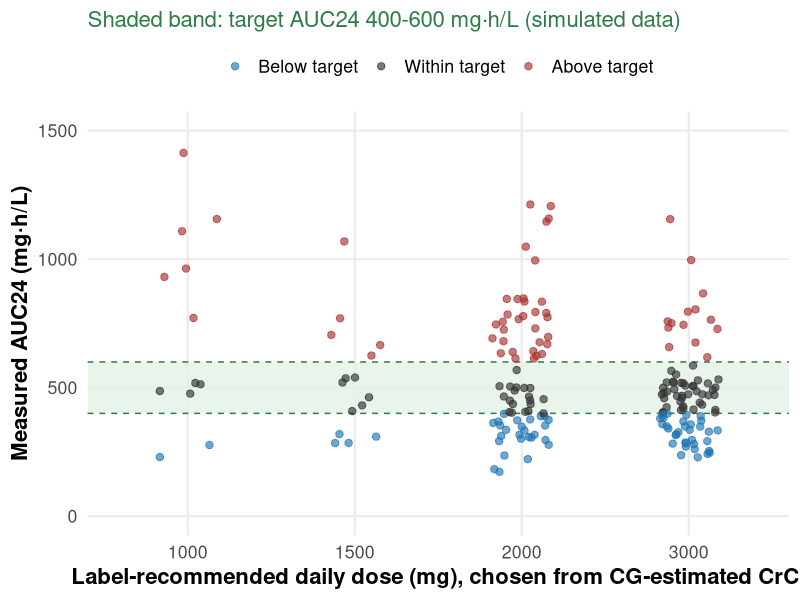

Generate this figure with R:
# =============================================================================
# Label-recommended dosing vs measured exposure in ICU patients (DALI-style)
# Simulated vancomycin: dose chosen from a label table on Cockcroft-Gault CrCl,
# exposure driven by true (measured) CrCl plus between-patient variability.
# Illustrative only - not real patient data.
# =============================================================================

suppressPackageStartupMessages({
  library(dplyr)
  library(ggplot2)
})

set.seed(2026)

n <- 200

# Same CrCl structure as 02_bland_altman_crcl.R
measured  <- pmax(5, rnorm(n, mean = 95, sd = 55))
estimated <- pmax(5, measured + (25 - 0.35 * measured) + rnorm(n, 0, 18))

# Label table: daily dose (mg) by CG-estimated CrCl
label_dose <- function(crcl) {
  case_when(
    crcl >= 90 ~ 3000,
    crcl >= 50 ~ 2000,
    crcl >= 30 ~ 1500,
    TRUE       ~ 1000
  )
}

target <- c(400, 600)  # AUC24 target band (mg*h/L)

df <- tibble(measured, estimated) |>
  mutate(
    dose = label_dose(estimated),
    # Vancomycin CL (L/h) from measured CrCl, log-normal residual variability
    cl   = (0.045 * measured + 0.6) * exp(rnorm(n, 0, 0.25)),
    auc  = dose / cl,
    status = case_when(
      auc < target[1] ~ "Below target",
      auc > target[2] ~ "Above target",
      TRUE            ~ "Within target"
    ),
    status = factor(status, c("Below target", "Within target", "Above target"))
  )

pct <- df |> count(status) |> mutate(p = 100 * n / sum(n))
message(paste(sprintf("%s: %.0f%%", pct$status, pct$p), collapse = "; "))

p <- ggplot(df, aes(x = match(dose, c(1000, 1500, 2000, 3000)), y = auc)) +
  annotate("rect", xmin = 0.4, xmax = 4.6, ymin = target[1], ymax = target[2],
           fill = "#e3f1e6", alpha = 0.8) +
  geom_hline(yintercept = target, color = "#2e7d46", linetype = "dashed") +
  geom_jitter(aes(color = status), width = 0.18, alpha = 0.65, size = 2.2,
              show.legend = TRUE) +
  scale_color_manual(values = c("Below target" = "#1f77b4",
                                "Within target" = "#333333",
                                "Above target" = "#a83232"),
                     name = NULL) +
  scale_x_continuous(breaks = 1:4, labels = c("1000", "1500", "2000", "3000"),
                     limits = c(0.4, 4.6), expand = expansion(0)) +
  coord_cartesian(ylim = c(0, 1500)) +
  labs(
    x = "Label-recommended daily dose (mg), chosen from CG-estimated CrCl",
    y = "Measured AUC24 (mg·h/L)",
    subtitle = "Shaded band: target AUC24 400-600 mg·h/L (simulated data)"
  ) +
  theme_minimal(base_size = 16, base_family = "sans") +
  theme(
    panel.grid.minor = element_blank(),
    axis.title = element_text(face = "bold"),
    legend.position = "top",
    plot.subtitle = element_text(color = "#2e7d46")
  )

ggsave("figures/empirical_dosing.png", p,
       width = 11.2, height = 5.6, dpi = 200, bg = "white")
message("Saved figures/empirical_dosing.png")
